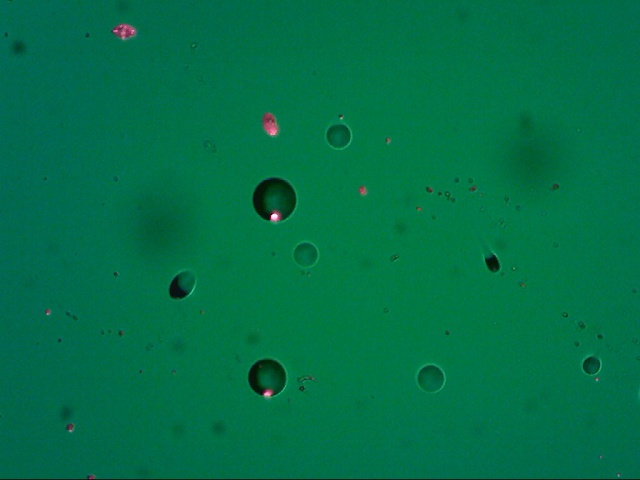
#> input picture raw_pic/3DPic201704201404A_001.jpg, 640 x 480 px, found by its file name; its folder holds 4 pictures in this run; the run also reads 1 picture not shown here
$ python pic_match.py
#> lines starting #> are read from the running program, lines starting #| are printed output that depends on the picture
### pic_nameget.py
import cv2
import os


def get_filename(path, filetype):
    # 运行时间起点记录
#> called with path = 'D:/xxx/raw_pic/', filetype = '.jpg'
    start = cv2.getTickCount()
    name =[]
    final_name = []
    for root,dirs,files in os.walk(path):
        for i in files:
            if filetype in i:
                name.append(i)# 生成不带‘.jpg’后缀的文件名组成的列表
    name.sort()
    # for j in name:
    #    print(j)
    end = cv2.getTickCount()  # 结束时间
    t = '%.10f' % ((end - start) / cv2.getTickFrequency())  # 时间间隔除以周期，换算成秒为单位
    print("名字获取运行总计： " + t + 's')
    return name
    # final_name = [item +'.jpg' for item in name]#生成‘.jpg’后缀的文件名组成的列表
    # return final_name#输出由有‘.jpg’后缀的文件名组成的列表


# [4 lines that do not run on import are left out]

### pic_match.py
import cv2
import numpy as np
from pic_nameget import get_filename

'''对齐的运算内核'''


def pic_match(im1, im2, save_path_name, i, crop_flag):
    # Read the images to be aligned
    # im1 = cv2.imread("test.jpg");
    # im2 = cv2.imread("test2.jpg");

    # 图片实际编号比配准数多1
    i = i + 1

    # 运行时间起点记录
    start = cv2.getTickCount()

    # Convert images to grayscale
    im1_gray = cv2.cvtColor(im1, cv2.COLOR_BGR2GRAY)
    im2_gray = cv2.cvtColor(im2, cv2.COLOR_BGR2GRAY)

    # Find size of image1
    sz = im1.shape

    # Define the motion model
    warp_mode = cv2.MOTION_TRANSLATION

    # Define 2x3 or 3x3 matrices and initialize the matrix to identity
    if warp_mode == cv2.MOTION_HOMOGRAPHY:
        warp_matrix = np.eye(3, 3, dtype=np.float32)
    else:
        warp_matrix = np.eye(2, 3, dtype=np.float32)

    # Specify the number of iterations.
    number_of_iterations = 5000;

    # Specify the threshold of the increment
    # in the correlation coefficient between two iterations
    termination_eps = 1e-10;

    # Define termination criteria
    criteria = (cv2.TERM_CRITERIA_EPS | cv2.TERM_CRITERIA_COUNT, number_of_iterations, termination_eps)

    # Run the ECC algorithm. The results are stored in warp_matrix.
    (cc, warp_matrix) = cv2.findTransformECC(im1_gray, im2_gray, warp_matrix, warp_mode, criteria)

    if warp_mode == cv2.MOTION_HOMOGRAPHY:
        # Use warpPerspective for Homography
        im2_aligned = cv2.warpPerspective(im2, warp_matrix, (sz[1], sz[0]),
                                          flags=cv2.INTER_LINEAR + cv2.WARP_INVERSE_MAP)
    else:
        # Use warpAffine for Translation, Euclidean and Affine
        im2_aligned = cv2.warpAffine(im2, warp_matrix, (sz[1], sz[0]), flags=cv2.INTER_LINEAR + cv2.WARP_INVERSE_MAP);

    # Show final results
    '''
    cv2.imshow("Image 1", im1)
    cv2.imshow("Image 2", im2)
    cv2.imshow("Aligned Image 2", im2_aligned)
    cv2.waitKey(0)
    '''
    end = cv2.getTickCount()  # 结束时间
    t = '%.10f' % ((end - start) / cv2.getTickFrequency())  # 时间间隔除以周期，换算成秒为单位
    print('图片' + str(i) + '配准运行时间： ' + t + 's')
    # save the aligend image
    top_size, bottom_size, left_size, right_size = (10, 10, 10, 10)
    # reflect = cv2.copyMakeBorder(im2_aligned, top_size, bottom_size, left_size, right_size,
    #                                borderType=cv2.BORDER_WRAP)

    # cv2.imwrite(save_path_name,reflect)
    if (crop_flag):
        # 上下左右各裁剪10像素
        im2_aligned_croped = im2_aligned[10:470, 10:630]
        cv2.imwrite(save_path_name, im2_aligned_croped)
    else:
        cv2.imwrite(save_path_name, im2_aligned)


'''
壳函数
'''


def PIC_MATCH():
    # 原始图像存储的文件路径
    read_dirpath = 'D:/xxx/raw_pic/'
    # 对齐加裁剪图片保存路径
    MATCHsave_dirpath = 'D:/xxx/result_pic/'

    # 获取文件下所有图像按顺序排好的名字
    read_picname = []
    read_picname = get_filename(read_dirpath, '.jpg')
    # 确定标准图像为第一幅
    im_base = cv2.imread(read_dirpath + read_picname[0])
#> im_base is the input picture: shape (480, 640, 3); mean B, G, R 71.7, 112, 1.7
    # 确定裁剪标志
    crop_flag = int(input("pic_match mode,crop or not?1/0"))
#> the answer given: 1
    # 先将第一幅基准图像存到save文件夹中
    if (crop_flag):
        im_base_croped = im_base[10:470, 10:630]
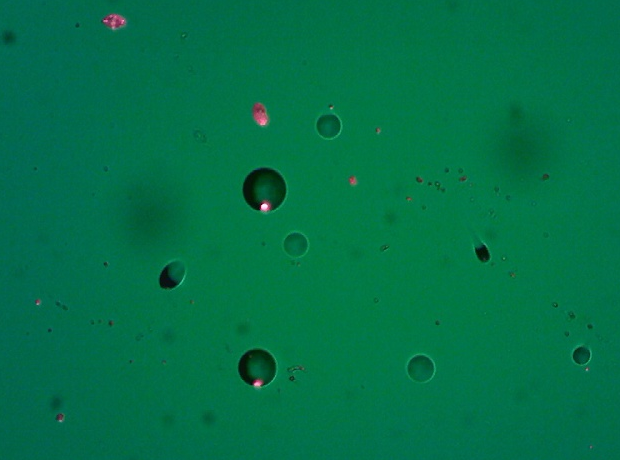
#> im_base_croped: shape (460, 620, 3); mean B, G, R 71.6, 112.5, 1.7
        cv2.imwrite(MATCHsave_dirpath + read_picname[0], im_base_croped)
    else:
        cv2.imwrite(MATCHsave_dirpath + read_picname[0], im_base)

    # 图片配准程序运行时间记录起点
    start = cv2.getTickCount()
    # 配齐剩下的图像
    for i in range(1, 100):
        im2 = cv2.imread(read_dirpath + read_picname[i])
        pic_match(im_base, im2, MATCHsave_dirpath + read_picname[i], i, crop_flag)
#> in pic_match, `im1_gray = cv2.cvtColor(im1, cv2.COLOR_BGR2GRAY)`:
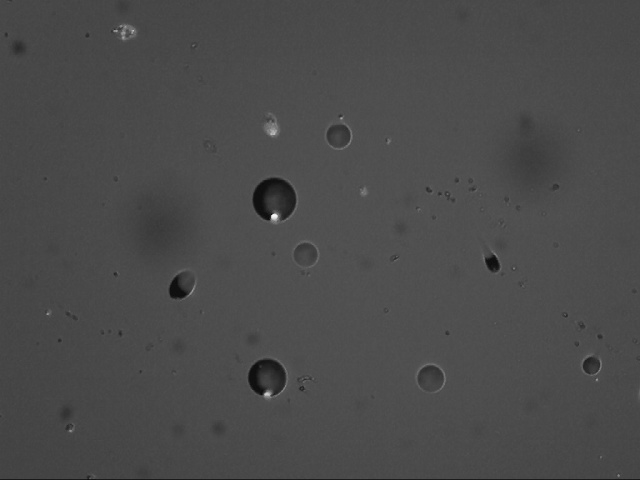
#> im1_gray: shape (480, 640); min 11, max 248, mean 74.4
#> in pic_match, `(cc, warp_matrix) = cv2.findTransformECC(im1_gray, im2_gray, warp_matr..`: cc = 0.984; warp_matrix = [[1, 0, -0.168], [0, 1, 0.621]]
#> pass 2 of the loop in PIC_MATCH, `for i in range(1, 100):`:
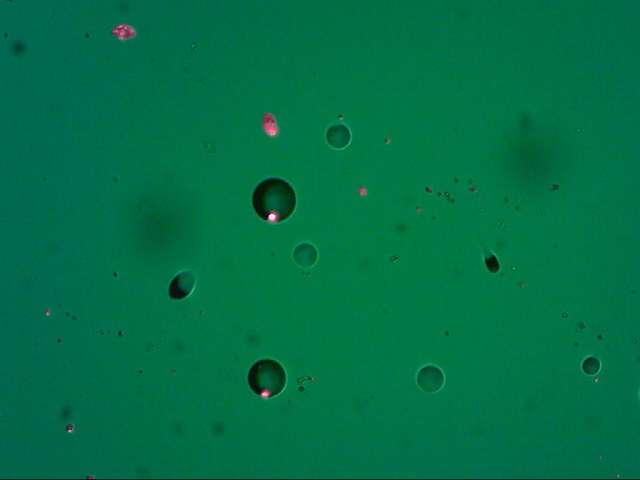
#> input picture raw_pic/3DPic201704201404A_003.jpg, 640 x 480 px, found by its file name
#> in PIC_MATCH, im2 is the input picture: shape (480, 640, 3); mean B, G, R 70.8, 112, 1.7
#> in pic_match (call 2), `im2_gray = cv2.cvtColor(im2, cv2.COLOR_BGR2GRAY)`:
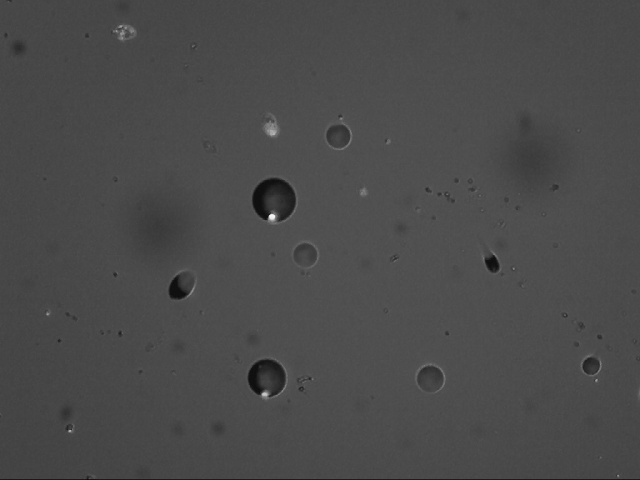
#> im2_gray: shape (480, 640); min 11, max 245, mean 74.3
#> cc = 0.968; warp_matrix = [[1, 0, -0.859], [0, 1, 0.203]]
#> in pic_match (call 2), `im2_aligned_croped = im2_aligned[10:470, 10:630]`:
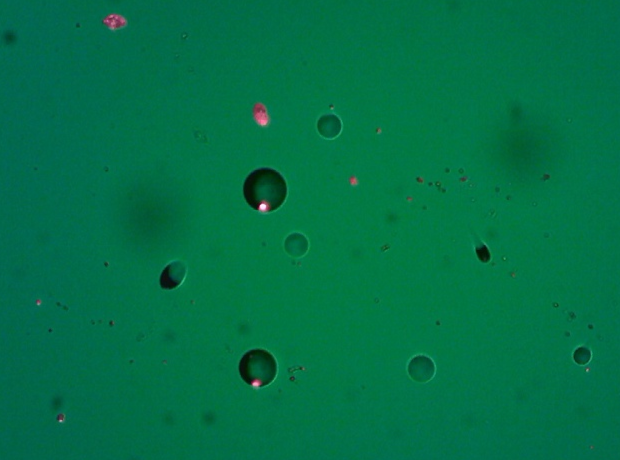
#> im2_aligned_croped: shape (460, 620, 3); mean B, G, R 70.7, 112.5, 1.7
#> pass 3 of the loop in PIC_MATCH, `for i in range(1, 100):`:
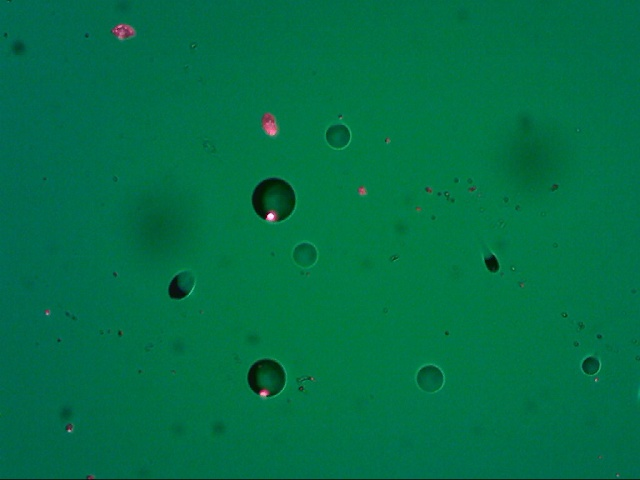
#> input picture raw_pic/3DPic201704201404A_004.jpg, 640 x 480 px, found by its file name
#> in PIC_MATCH, im2 is the input picture: shape (480, 640, 3); mean B, G, R 70.7, 111.9, 1.7
#> in pic_match (call 3), `im2_gray = cv2.cvtColor(im2, cv2.COLOR_BGR2GRAY)`:
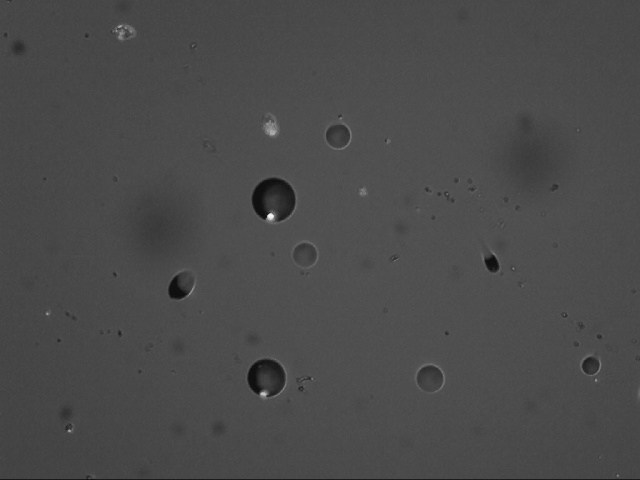
#> im2_gray: shape (480, 640); min 12, max 247, mean 74.3
#> cc = 0.933; warp_matrix = [[1, 0, -1.42], [0, 1, -0.0287]]
#> in pic_match (call 3), `im2_aligned_croped = im2_aligned[10:470, 10:630]`:
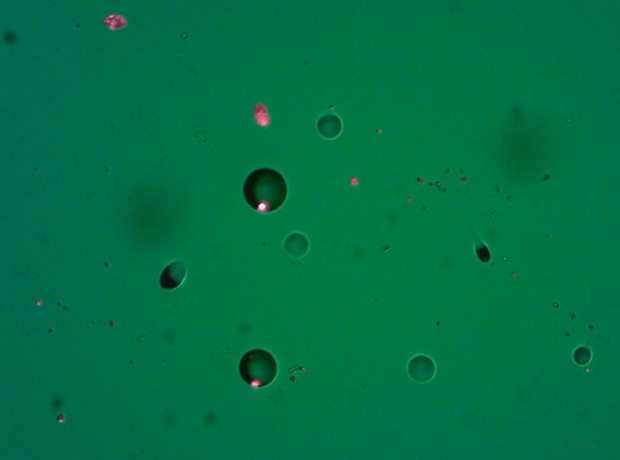
#> im2_aligned_croped: shape (460, 620, 3); mean B, G, R 70.6, 112.5, 1.7
#> the loop made 4 passes; the first 3 are shown

    end = cv2.getTickCount()  # 结束时间
    t = '%.10f' % ((end - start) / cv2.getTickFrequency())  # 时间间隔除以周期，换算成秒为单位
    print("图片配准运行总计： " + t + 's')


#> (the run stopped early here; a loop or call above may not have finished)
